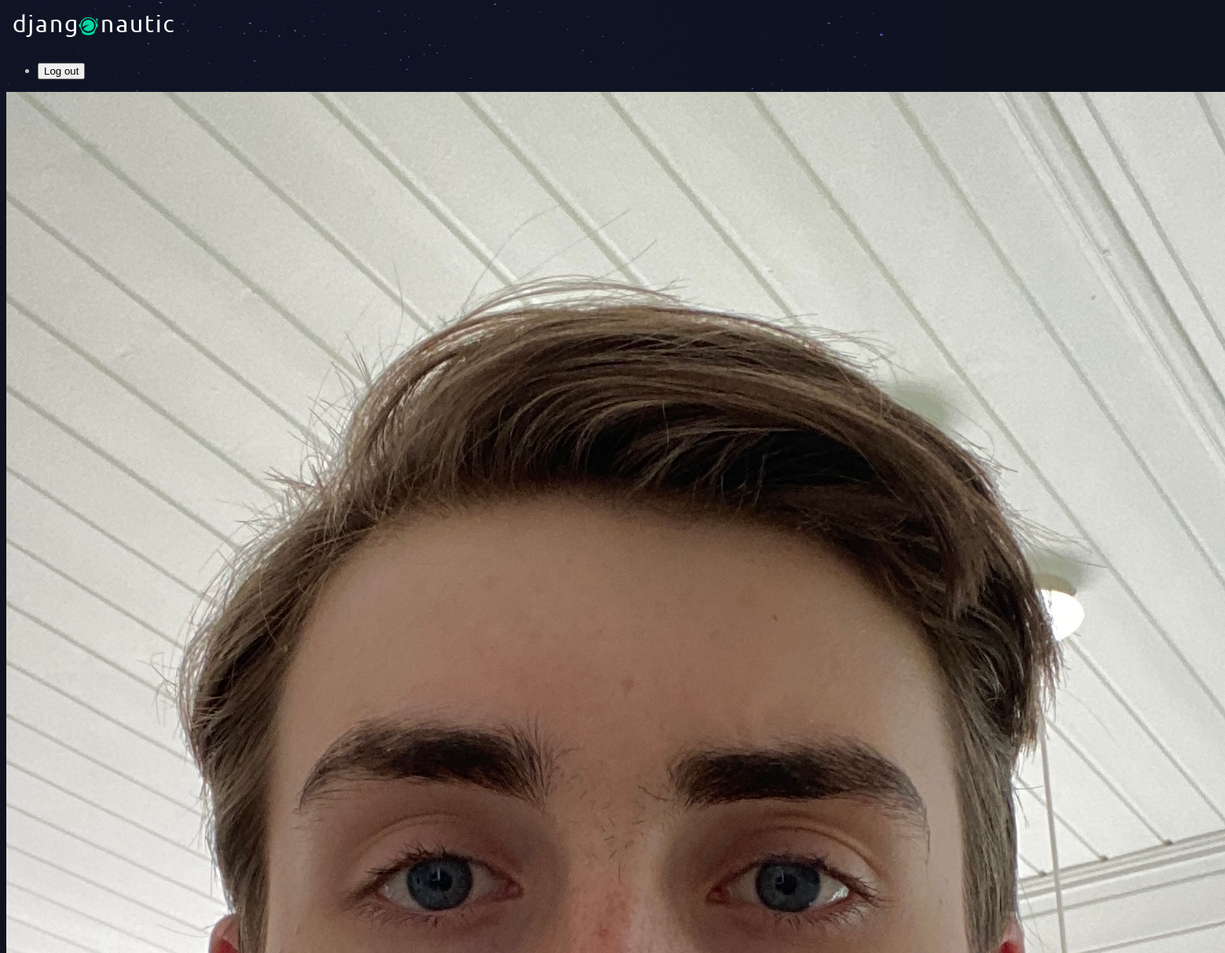
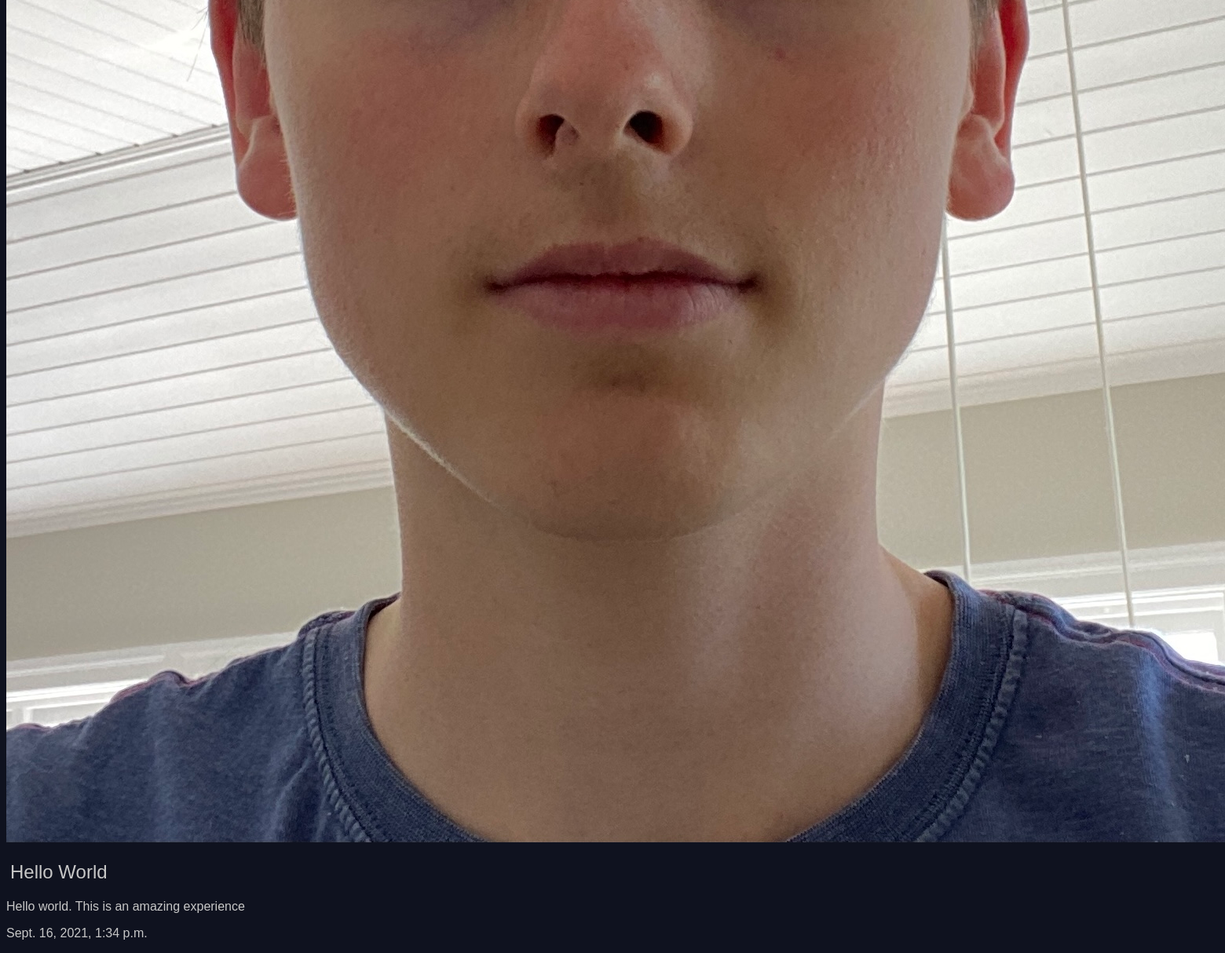
Screenshot of /articles/hello-world/ with the database file from the repository (2 pictures, top to bottom).
### articles/models.py (models this page shows, shortened)
class Article(models.Model): # inherits from models
    title = models.CharField(max_length = 100)
    slug = models.SlugField()
    body = models.TextField()
    date = models.DateTimeField(auto_now_add=True)
    thumbnail = models.ImageField(default='default.png', blank = True)

### articles/views.py (the view)
# urls.py: path('<slug:slug>/',views.article_detail, name = 'detail'), # må være til slutt ellers vil den tro at urlen er en slug først
def article_detail(request, slug):
    article = Article.objects.get(slug = slug)
    return render(request, 'articles/article_detail.html', {'article':article})

### articles/templates/articles/article_detail.html
{% extends 'base_layout.html' %}
{% block content %}
<div class="article-detail">
    <div class="article">
        <img src="{{ article.thumbnail.url }}">
        <h2>{{ article.title }}</h2>
        <p>{{ article.body }}</p>
        <p>{{ article.date }}</p>
    </div>
</div>
{% endblock %}

### assets/styles.css (style rules this page uses)
body { background-color: #0f121f; background-image: url('stars.png'); background-repeat: no-repeat; color: rgb(199, 199, 199); }
body * { font-family: 'Franklin Gothic Medium', 'Arial Narrow', Arial, sans-serif; }
h1, h2, h3, h4 { font-weight: 100; margin: 0; padding-bottom: 5px; padding-top: 20px; padding-left: 5px; }

### rows the page displays
Article: thumbnail (picture), title "Hello World", body "Hello world. This is an amazing experience", date "Sept. 16, 2021, 1:34 p.m."
